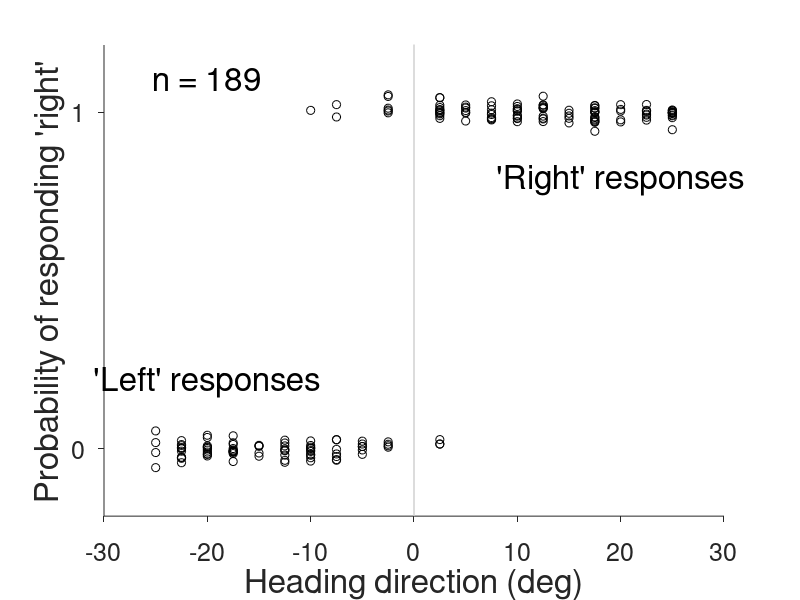

MATLAB code for this plot: (Note: this script raises an error after producing the figure.)
%% Tutorial on modeling & model fitting for psychophysics and neuroscience
% by Luigi Acerbi (2018)

%% Add utilities' folder to MATLAB path

baseFolder = fileparts(which('ModelingTutorial.m'));
addpath([baseFolder,filesep(),'utils']);

%% Prepare Acerbi et al.'s (2018) data

% Load full data in temporary struct
temp = load('1_causalinf_leftright.mat');

% You can find more datasets (of the form "leftright") here:
% https://github.com/lacerbi/visvest-causinf/tree/master/data
% Reference: Acerbi*, L., Dokka*, K., Angelaki, D. E. & Ma, W. J. (2018). 
% Bayesian Comparison of Explicit and Implicit Causal Inference Strategies 
% in Multisensory Heading Perception, PLoS Computational Biology 14(7): 
% e1006110. (*equal contribution)

% Take data from vestibular-only session
data = temp.comp_dataset(temp.comp_dataset(:,1) == 1,[2 5]);

%% Plot raw data (always good to have a look!)
close all;
figure(1);

% Scatter plot of all responses, with small jitter on y-axis
scatter(data(:,1),data(:,2)-1+0.02*randn(size(data,1),1),'k');
hold on;

% Plot 0 deg line
plot([0 0],ylim,'-','Color',0.8*[1 1 1],'LineWidth',1);

% Prettify plot: add axes, labels, legend, etc.
box off;
fontsize = 24; axesfontsize = 18;
xlims = [-30,30];
xlim(xlims); ylim([-0.2,1.2]);
set(gca,'TickDir','out','YTick',[0,1],'FontSize',axesfontsize);
xlabel('Heading direction (deg)','FontSize',fontsize);
ylabel('Probability of responding ''right''','FontSize',fontsize);
set(gcf,'Color','w');
text(20,0.8,'''Right'' responses','HorizontalAlignment','Center','FontSize',fontsize);
text(-20,0.2,'''Left'' responses','HorizontalAlignment','Center','FontSize',fontsize);
text(-20,1.1,['n = ' num2str(size(data,1))],'HorizontalAlignment','Center','FontSize',fontsize);

%     if plotbias
%         % Plot bias line
%         plot(mu*[1 1],[0 1],':b','LineWidth',1);
%         if plotpsy; txt = 'bias'; else txt = 'decision threshold'; end
%         text(mu-1,0.7,txt,'HorizontalAlignment','Center','FontSize',fontsize,'Rotation',90);
%     end
% 
%     if plotpsy
%         % Plot psychometric function
%         p  = psy_like(theta,[xx,2*ones(numel(xx),1)]);
%         plot(xx,p,'b-','LineWidth',4);  
%     end


%% Model fitting!

% Fix random seed for reproducibility
rng(1);

% Define optimization starting point and bounds
LB = [-30 log(0.1) 0];
UB = [30 log(60) 1];
PLB = [-10 log(1) 0.01];
PUB = [10 log(10) 0.1];

% Randomize initial starting point inside plausible box
x0 = rand(1,numel(LB)) .* (PUB - PLB) + PLB;

nLLfun = @(params) -sum(log(psy_like(params, data)));
nLLfun(x0)


%% Fit with (bounded) fminsearch first
figure(2);
options = optimset('fminsearch');   % Default options
options.Display = 'iter';
options.OutputFcn = @(x, optimValues, state) plotProfile(nLLfun,x,PLB,PUB,[],{'\mu','ln \sigma','\lambda'});
[xbest,fval,~,output] = fminsearchbnd(nLLfun,x0,LB,UB,options);
xbest
fval
output

% In reality, we should rerun the optimization multiple times to ensure 
% that we found the global optimum!

%% Plot psychometric curve
figure(1);

xx = linspace(xlims(1),xlims(2),1e4)';
p  = psy_like(xbest,[xx,2*ones(numel(xx),1)]);
plot(xx,p,'b-','LineWidth',4);        

% Plot bias line
mu = xbest(1);  % Psychometric fcn bias
plot(mu*[1 1],[0 1],':b','LineWidth',2);
text(mu-1,0.7,'bias','HorizontalAlignment','Center','FontSize',fontsize,'Rotation',90);


%% Fit with fmincon
options = optimset('fmincon');   % Default options
options.Display = 'iter';
[xbest,fval,~,output] = fmincon(nLLfun,x0,[],[],[],[],LB,UB,[],options);
xbest
fval
output


%% Fit with BADS (download from: https://github.com/lacerbi/bads)
options = bads('defaults');     % Default options
options.Display = 'iter';
options.UncertaintyHandling = false;    % Function is deterministic
[xbest,fval,~,output] = bads(nLLfun,x0,LB,UB,PLB,PUB,options);
xbest
fval
output


%% Model comparison

n = size(data,1);   % Number of trials
nlls = zeros(1,2);  % Store negative log likelihoods

% Refit simple psychometric function (model 1)
options = optimset('fminsearch');   % Default options
options.Display = 'none';
[xbest1,nlls(1)] = fminsearchbnd(nLLfun,x0,LB,UB,options);
k(1) = numel(x0);   % # parameters of model 1

% Fit nonstationary psychometric function (model 2)
LB_ns = [-30 log(0.1) log(0.1) 0];
UB_ns = [30 log(60) log(60) 1];
nLLfun_ns = @(params) -sum(log(psyns_like(params, data)));

% Trick: start from optimum of simpler model, fill in new parameters
% (still, we should *also* do multiple starting points)
x0_ns = [xbest(1) log(xbest(2)) log(xbest(2)) xbest(3)];
[xbest2,nlls(2)] = fminsearchbnd(nLLfun_ns,x0_ns,LB_ns,UB_ns,options);
k(2) = numel(x0_ns);   % # parameters of model 2

% Print model comparison metrics

lls = -nlls                     % Log likelihood
aic = -2*lls + 2*k              % AIC
bic = -2*lls + k*log(n)         % BIC
aic_res = lls - k              % Rescaled AIC
bic_res = lls - k/2*log(n)     % Rescaled BIC


%% Group Bayesian model selection (BMS)

% For this section, you will need to download these files: 
% https://github.com/lacerbi/ModelWork/blob/master/utils/spm_BMS_fast.m
% https://github.com/lacerbi/ModelWork/blob/master/utils/spm_dirichlet_exceedance_fast.m

% The files on my repo are slightly faster and have extra outputs wrt the
% original SPM functions. Note that SPM (https://www.fil.ion.ucl.ac.uk/spm/) 
% is covered by the GNU license.

% First, we generate a bunch of subjects. 
% We generate a fraction of subjects from model 1, and the rest from model 2.

rng(0);     % Fix random seed
Nsubj1 = 16;
Nsubj2 = 8;
Ntrials = 10000;  % Trials per subject
options = optimset('fminsearch');

nll = NaN(Nsubj1 + Nsubj2,2);

% First model
LB = [-30 log(0.1) 0];
UB = [30 log(60) 1];
PLB = [-5 log(1) 0];
PUB = [5 log(5) 0.05];
k(1) = numel(LB);
for i = 1:Nsubj1        
    % Generate random dataset
    theta = rand(1,numel(PLB)).*(PUB-PLB) + PLB;    % Random parameters
    s = rand(Ntrials,1)*50 - 25;                    % Random stimuli (not great)    
    p = psy_like(theta,[s,2*ones(Ntrials,1)]);      % Probability of responding right    
    r = 1 + (rand(Ntrials,1) <= p);
    
    nLLfun = @(params) -sum(log(psy_like(params,[s,r])));
    [~,nll(i,1)] = fminsearchbnd(nLLfun,theta,LB,UB,options);
    
    nLLfun_ns = @(params) -sum(log(psyns_like(params,[s,r])));
    [~,nll(i,2)] = fminsearchbnd(nLLfun_ns,theta([1 2 2 3]),LB_ns,UB_ns,options);    
end

% Second model
LB_ns = [-30 log(0.1) log(0.1) 0];
UB_ns = [30 log(60) log(60) 1];
PLB_ns = [-5 log(1) log(1) 0];
PUB_ns = [5 log(5) log(5) 0.05];
k(2) = numel(LB_ns);
for i = 1:Nsubj2        
    % Generate random dataset
    theta = rand(1,numel(PLB_ns)).*(PUB_ns-PLB_ns) + PLB_ns    % Random parameters
    s = rand(Ntrials,1)*50 - 25;                    % Random stimuli (not great)    
    p = psyns_like(theta,[s,2*ones(Ntrials,1)]);      % Probability of responding right    
    r = 1 + (rand(Ntrials,1) <= p);
    
    nLLfun = @(params) -sum(log(psy_like(params,[s,r])));
    [~,nll(i+Nsubj1,1)] = fminsearchbnd(nLLfun,theta([1 2 4]),LB,UB,options);
    
    nLLfun_ns = @(params) -sum(log(psyns_like(params,[s,r])));
    [~,nll(i+Nsubj1,2)] = fminsearchbnd(nLLfun_ns,theta,LB_ns,UB_ns,options);    
end

% nll

aic_res = bsxfun(@minus, -nll, k)                 % Rescaled AIC (same scale as model evidence)
bic_res = bsxfun(@minus, -nll, k/2*log(Ntrials))  % Rescaled BIC (same scale as model evidence)

% Group Bayesian model selection!
[alpha,exp_r,xp,pxp,bor,g] = spm_BMS_fast(aic_res);
% [alpha,exp_r,xp,pxp,bor,g] = spm_BMS_fast(bic_res);

%% Bayesian fit with VBMC (download from: https://github.com/lacerbi/vbmc)
options = vbmc('defaults');
options.Display = 'iter';
options.Plot = true;
[~,lml(1)] = vbmc(@(x) -nLLfun(x),x0,LB,UB,PLB,PUB,options);

PLB_ns = [-10 log(1) log(1) 0.01];
PUB_ns = [10 log(10) log(10) 0.1];
[~,lml(2)] = vbmc(@(x) -nLLfun_ns(x),x0_ns,LB_ns,UB_ns,PLB_ns,PUB_ns,options);

lml
